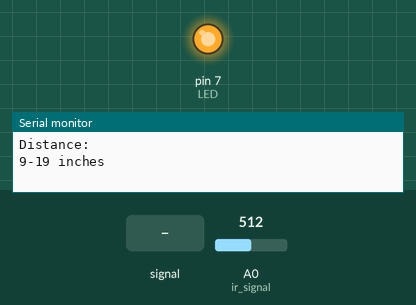
Recording of a sketch running on a simulated Arduino Uno, built with avr-gcc and run on an emulated ATmega328P. On the bench: output pins drawn as LEDs (lit = HIGH), the last lines printed to the serial monitor. The inputs (shaded band) are chosen by the test bench; at power-on: A0 (ir_signal) = 512.

Above: at 3.2 s.
3.3 s: A0 (ir_signal) fed a 1000 Hz sine of ±255 counts around its level
At 4.7 s:
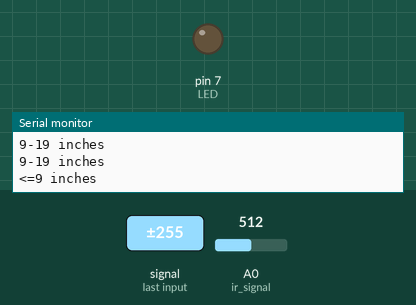
9.3 s: A0 (ir_signal) set to 539
At 9.8 s:
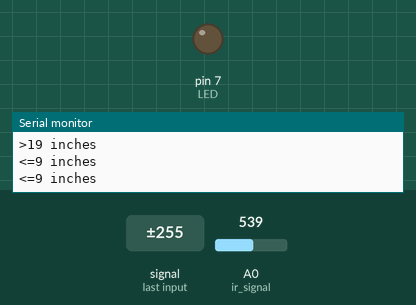
11.6 s: A0 (ir_signal) set to 517
At 12.6 s:
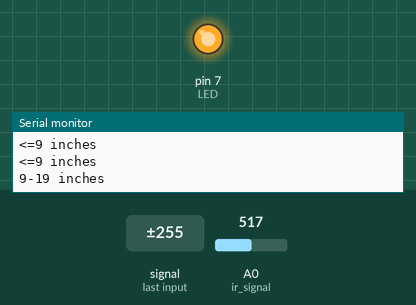
13.2 s: A0 (ir_signal) set to 900
At 14.5 s:
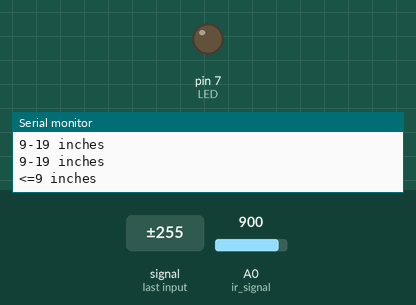
Timing chart, 0 to 16.2 s (numbered marks = the images above; inputs shaded):
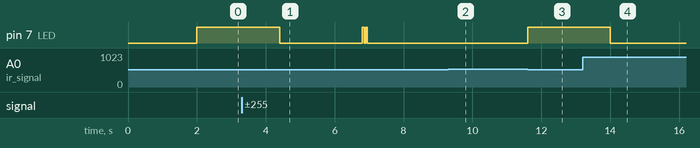

The sketch:

Lab_1_Part_2.1.ino
```cpp
/*==========================================================================
// Author : Tony Yang, Nathan Duncan, Dainel Poon
// Project : HC-SR04 Ultrasonic Sensor with Arduino Uno for MREN 318
// Description : HC-SR04 Distance Measure with Arduino and display
// on Serial Monitor.
// LiquidCrystal Library - Special Chars
// Source-Code : HC-SR04.ino
// Adapted from : Handson Technology
//==========================================================================
*/
int ir_signal=A0;
int LED=7;
float distance;
float ir_value;
void setup()
{
 Serial.begin(9600);
 delayMicroseconds(2);
 pinMode(LED, OUTPUT);
 delay(2000);
 Serial.println("Distance:");
}
void loop()
{
 ir_value = analogRead(ir_signal)* 5.0/1023.0;
 distance = distance/2.54;
 if (ir_value > 2.6){
  Serial.println("<=9 inches");
  digitalWrite(LED,LOW);
  delay(200);
 }
 else if (ir_value > 1.6){
  Serial.println("9-19 inches");
  digitalWrite(LED,HIGH);
  delay(200);
 }
 else if (ir_value < 1.6){
  Serial.println(">19 inches");
  digitalWrite(LED, HIGH);
  delay(50);
  digitalWrite(LED, LOW);
  delay(50);
  digitalWrite(LED, HIGH);
  delay(50);
  digitalWrite(LED, LOW);
  delay(50);
 }

 delay(1000);
}
```

Measured:
- the behaviour switches between 532 and 531 on A0 (ir_signal) (found by bisection; images 2 and 3)
- after the input at 3.3 s, pin 7 (LED): goes LOW 2.4 s, HIGH 0.05 s, LOW 0.05 s, HIGH 0.05 s, then LOW, starting after 1.1 s
- after the input at 9.3 s, pin 7 (LED): stops changing and stays LOW
- after the input at 11.6 s, pin 7 (LED): LOW → HIGH at once
- after the input at 13.2 s, pin 7 (LED): HIGH → LOW after 0.80 s
